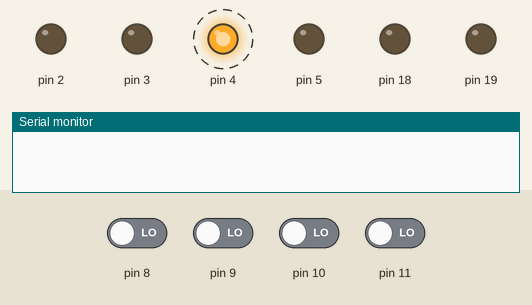
Recording of a sketch running on a simulated Arduino Uno, built with avr-gcc and run on an emulated ATmega328P. On the bench: output pins drawn as LEDs (lit = HIGH), the last lines printed to the serial monitor. Dashed ring = blinking. The test bench sets the inputs (shaded band); at power-on: pin 8–11 LOW. Random numbers use the default seed unless the sketch sets one.

Above: at 1.12 s.
At 2.8 s:
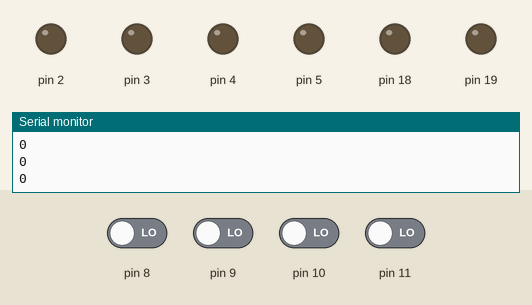
2.9 s: pin 8 driven HIGH
At 4.8 s:
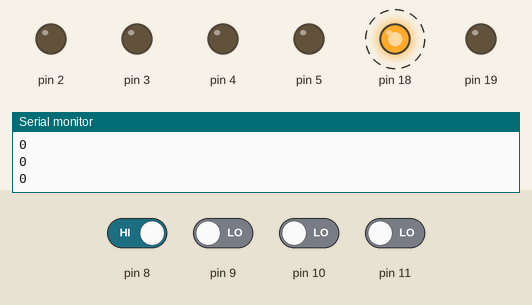
Timing chart, 0 to 11.6 s (numbered marks = the images above; inputs shaded):
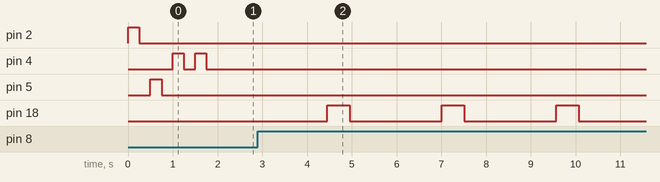

The sketch:

Projeto_Eletro_MiriamS.ino
```cpp
int ledlight[7];
int button_pressed[7];
int level=1;
int j=0;
int counter=0;
int check=0;
bool generate=true;

long randNumber;

void setup() {
  //butões
  pinMode(8, INPUT);
  pinMode(9, INPUT);
  pinMode(10, INPUT);
  pinMode(11, INPUT);
  //leds
  pinMode(2, OUTPUT);
  pinMode(3, OUTPUT);
  pinMode(4, OUTPUT);
  pinMode(5, OUTPUT);
  pinMode(18,OUTPUT);
  pinMode(19,OUTPUT);

  Serial.begin(9600);
  randomSeed(analogRead(1));
}

void loop() {
  if(level == 5){
    generate = false;
  }

  //gerar sequência random
  if(generate){
    for(int i=0; i<=2+level; i++){
      ledlight[i]=random(2,6);
    }
    for(int i=0; i<=2+level; i++){
      digitalWrite(ledlight[i],HIGH);
      delay(250);
      digitalWrite(ledlight[i],LOW);
      delay(250);
    }
    generate=false;
    Serial.println(ledlight[0]);
    Serial.println(ledlight[1]);
    Serial.println(ledlight[2]);
    Serial.println(ledlight[3]);
    Serial.println(ledlight[4]);
    Serial.println(ledlight[5]);
    Serial.println(ledlight[6]);
  }

  //sequencia de butões
  if(!generate){
    for(int i=8; i<12; i++){
      if(digitalRead(i)==HIGH && counter == 0){
        button_pressed[j] = i - 6;
        j++;
        counter = 500;
      }
    }
    if(counter > 0){
      counter--;
    }
    delay(1);
  }
  if(j==3+level){
    Serial.println("");
    for(int i=0; i<7; i++){
     if (ledlight[i]== button_pressed[i]){
      check++;
     }
    }

    if(check!=7){
      digitalWrite(18,HIGH);
      delay(500);
      digitalWrite(18,LOW);
      j=0;
      check=0;
    }
    else{
      digitalWrite(19,HIGH);
      delay(500);
      digitalWrite(19,LOW);
      level++;
      j=0;
      generate=true;
      check=0;
    }
  }
}
```

Measured:
- after the input at 2.9 s, pin 18: alternates HIGH for 0.50 s and LOW for 2.1 s, starting after 1.5 s
- by itself, pin 4: alternates HIGH for 0.25 s and LOW for 0.25 s, 4 changes in all, then stays LOW
